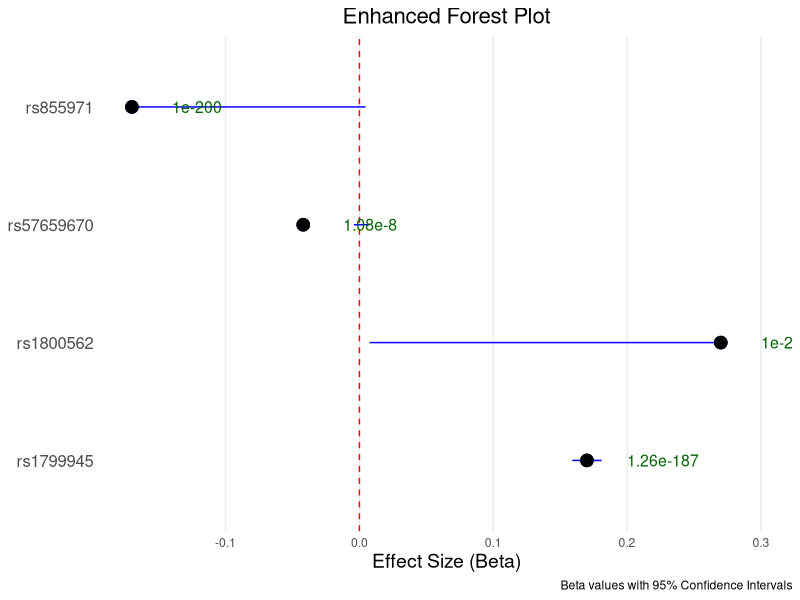

This chart was generated by the following R code:
# Forest plot MR

install.packages("ggplot2")

library(ggplot2)

setwd("/Users/guillermocomesanacimadevila/Desktop/Mendelian Randomisation (PA & ID)")

data_iron <- data.frame(
  SNP = c("rs1799945", "rs1800562", "rs57659670", "rs855971"),
  Beta = c(0.17, 0.27, -0.042, -0.17),
  Lower_CI = c(0.159, 0.0076, -0.0042, -0.17),
  Upper_CI = c(0.181, 0.27, 0.0074, 0.0046),
  P_value = c("1.26e-187", "1e-200", "1.08e-8", "1e-200")
)

ggplot(data_iron, aes(x = Beta, y = SNP)) +
  geom_pointrange(aes(xmin = Lower_CI, xmax = Upper_CI), color = "blue", size = 0.8) +
  geom_point(size = 4, shape = 21, fill = "black") +
  geom_vline(xintercept = 0, linetype = "dashed", color = "red") +
  theme_minimal() +
  theme(
    axis.title.y = element_blank(),
    axis.text.y = element_text(size = 12),
    axis.title.x = element_text(size = 14),
    panel.grid.minor = element_blank(),
    panel.grid.major.y = element_blank(),
    plot.title = element_text(hjust = 0.5, size = 16)
  ) +
  labs(
    title = "Enhanced Forest Plot",
    x = "Effect Size (Beta)",
    caption = "Beta values with 95% Confidence Intervals"
  ) +
  geom_text(aes(label = P_value), nudge_x = 0.03, hjust = 0, size = 4, color = "darkgreen")